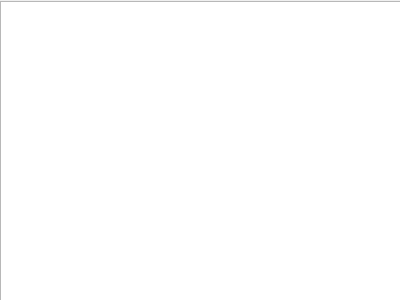
<?xml version="1.0" encoding="UTF-8"?>
<ui version="4.0">
 <class>treeDetails</class>
 <widget class="QWidget" name="treeDetails">
  <property name="geometry">
   <rect>
    <x>0</x>
    <y>0</y>
    <width>400</width>
    <height>300</height>
   </rect>
  </property>
  <property name="windowTitle">
   <string>种植记录</string>
  </property>
  <widget class="QListWidget" name="listWidget">
   <property name="geometry">
    <rect>
     <x>0</x>
     <y>1</y>
     <width>401</width>
     <height>301</height>
    </rect>
   </property>
   <property name="font">
    <font>
     <family>华文细黑</family>
     <pointsize>11</pointsize>
     <italic>false</italic>
     <bold>false</bold>
     <kerning>true</kerning>
    </font>
   </property>
   <property name="styleSheet">
    <string notr="true">QListWidget {
	spacing: 30px !important;
	font: 11pt &quot;华文细黑&quot;;

}
</string>
   </property>
  </widget>
 </widget>
 <resources/>
 <connections/>
</ui>
